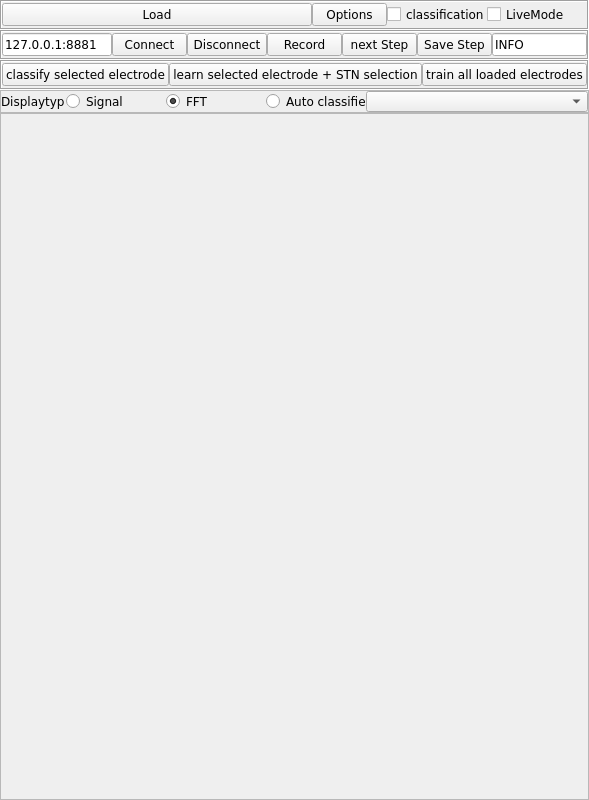
<?xml version="1.0" encoding="UTF-8"?>
<ui version="4.0">
 <class>MERTool</class>
 <widget class="QDockWidget" name="MERTool">
  <property name="geometry">
   <rect>
    <x>0</x>
    <y>0</y>
    <width>557</width>
    <height>800</height>
   </rect>
  </property>
  <property name="minimumSize">
   <size>
    <width>500</width>
    <height>800</height>
   </size>
  </property>
  <property name="maximumSize">
   <size>
    <width>700</width>
    <height>960</height>
   </size>
  </property>
  <property name="allowedAreas">
   <set>Qt::LeftDockWidgetArea|Qt::RightDockWidgetArea</set>
  </property>
  <property name="windowTitle">
   <string>MERTool</string>
  </property>
  <widget class="QWidget" name="dockWidgetContents">
   <layout class="QVBoxLayout" name="verticalLayout">
    <property name="spacing">
     <number>0</number>
    </property>
    <property name="leftMargin">
     <number>0</number>
    </property>
    <property name="topMargin">
     <number>0</number>
    </property>
    <property name="rightMargin">
     <number>0</number>
    </property>
    <property name="bottomMargin">
     <number>0</number>
    </property>
    <item>
     <widget class="QFrame" name="HeadMenu">
      <property name="minimumSize">
       <size>
        <width>0</width>
        <height>30</height>
       </size>
      </property>
      <property name="maximumSize">
       <size>
        <width>16777215</width>
        <height>30</height>
       </size>
      </property>
      <property name="font">
       <font>
        <family>Verdana</family>
       </font>
      </property>
      <property name="frameShape">
       <enum>QFrame::Box</enum>
      </property>
      <property name="frameShadow">
       <enum>QFrame::Sunken</enum>
      </property>
      <layout class="QHBoxLayout" name="horizontalLayout">
       <property name="spacing">
        <number>0</number>
       </property>
       <property name="leftMargin">
        <number>0</number>
       </property>
       <property name="topMargin">
        <number>0</number>
       </property>
       <property name="rightMargin">
        <number>0</number>
       </property>
       <property name="bottomMargin">
        <number>0</number>
       </property>
       <item>
        <widget class="QPushButton" name="loadButton">
         <property name="font">
          <font>
           <family>Verdana</family>
          </font>
         </property>
         <property name="text">
          <string>Load</string>
         </property>
         <property name="flat">
          <bool>false</bool>
         </property>
        </widget>
       </item>
       <item>
        <widget class="QPushButton" name="optionsButton">
         <property name="minimumSize">
          <size>
           <width>75</width>
           <height>0</height>
          </size>
         </property>
         <property name="maximumSize">
          <size>
           <width>75</width>
           <height>16777215</height>
          </size>
         </property>
         <property name="font">
          <font>
           <family>Verdana</family>
          </font>
         </property>
         <property name="text">
          <string>Options</string>
         </property>
        </widget>
       </item>
       <item>
        <widget class="QCheckBox" name="classificationBox">
         <property name="minimumSize">
          <size>
           <width>100</width>
           <height>0</height>
          </size>
         </property>
         <property name="maximumSize">
          <size>
           <width>100</width>
           <height>16777215</height>
          </size>
         </property>
         <property name="font">
          <font>
           <family>Verdana</family>
          </font>
         </property>
         <property name="text">
          <string>classification</string>
         </property>
        </widget>
       </item>
       <item>
        <widget class="QCheckBox" name="checkBox">
         <property name="minimumSize">
          <size>
           <width>100</width>
           <height>0</height>
          </size>
         </property>
         <property name="maximumSize">
          <size>
           <width>100</width>
           <height>16777215</height>
          </size>
         </property>
         <property name="font">
          <font>
           <family>Verdana</family>
          </font>
         </property>
         <property name="text">
          <string>LiveMode</string>
         </property>
        </widget>
       </item>
      </layout>
     </widget>
    </item>
    <item>
     <widget class="QFrame" name="liveModeFrame">
      <property name="maximumSize">
       <size>
        <width>16777215</width>
        <height>30</height>
       </size>
      </property>
      <property name="font">
       <font>
        <family>Verdana</family>
       </font>
      </property>
      <property name="frameShape">
       <enum>QFrame::Box</enum>
      </property>
      <property name="frameShadow">
       <enum>QFrame::Sunken</enum>
      </property>
      <layout class="QHBoxLayout" name="horizontalLayout_2">
       <property name="spacing">
        <number>0</number>
       </property>
       <property name="leftMargin">
        <number>0</number>
       </property>
       <property name="topMargin">
        <number>0</number>
       </property>
       <property name="rightMargin">
        <number>0</number>
       </property>
       <property name="bottomMargin">
        <number>0</number>
       </property>
       <item>
        <widget class="QLineEdit" name="hostEdit">
         <property name="minimumSize">
          <size>
           <width>110</width>
           <height>0</height>
          </size>
         </property>
         <property name="maximumSize">
          <size>
           <width>110</width>
           <height>16777215</height>
          </size>
         </property>
         <property name="font">
          <font>
           <family>Verdana</family>
          </font>
         </property>
         <property name="text">
          <string>127.0.0.1:8881</string>
         </property>
        </widget>
       </item>
       <item>
        <widget class="QPushButton" name="connectButton">
         <property name="minimumSize">
          <size>
           <width>75</width>
           <height>0</height>
          </size>
         </property>
         <property name="maximumSize">
          <size>
           <width>75</width>
           <height>16777215</height>
          </size>
         </property>
         <property name="font">
          <font>
           <family>Verdana</family>
          </font>
         </property>
         <property name="text">
          <string>Connect</string>
         </property>
        </widget>
       </item>
       <item>
        <widget class="QPushButton" name="disconnectButton">
         <property name="font">
          <font>
           <family>Verdana</family>
          </font>
         </property>
         <property name="text">
          <string>Disconnect</string>
         </property>
        </widget>
       </item>
       <item>
        <widget class="QPushButton" name="recordButton">
         <property name="maximumSize">
          <size>
           <width>75</width>
           <height>16777215</height>
          </size>
         </property>
         <property name="font">
          <font>
           <family>Verdana</family>
          </font>
         </property>
         <property name="text">
          <string>Record</string>
         </property>
        </widget>
       </item>
       <item>
        <widget class="QPushButton" name="nextButton">
         <property name="maximumSize">
          <size>
           <width>75</width>
           <height>16777215</height>
          </size>
         </property>
         <property name="font">
          <font>
           <family>Verdana</family>
          </font>
         </property>
         <property name="text">
          <string>next Step</string>
         </property>
        </widget>
       </item>
       <item>
        <widget class="QPushButton" name="saveButton">
         <property name="maximumSize">
          <size>
           <width>75</width>
           <height>16777215</height>
          </size>
         </property>
         <property name="font">
          <font>
           <family>Verdana</family>
          </font>
         </property>
         <property name="text">
          <string>Save Step</string>
         </property>
        </widget>
       </item>
       <item>
        <widget class="QLineEdit" name="infoText">
         <property name="font">
          <font>
           <family>Verdana</family>
          </font>
         </property>
         <property name="text">
          <string>INFO </string>
         </property>
         <property name="readOnly">
          <bool>true</bool>
         </property>
        </widget>
       </item>
      </layout>
     </widget>
    </item>
    <item>
     <widget class="QFrame" name="classificationFrame">
      <property name="minimumSize">
       <size>
        <width>0</width>
        <height>30</height>
       </size>
      </property>
      <property name="maximumSize">
       <size>
        <width>16777215</width>
        <height>30</height>
       </size>
      </property>
      <property name="font">
       <font>
        <family>Verdana</family>
       </font>
      </property>
      <property name="frameShape">
       <enum>QFrame::Box</enum>
      </property>
      <property name="frameShadow">
       <enum>QFrame::Sunken</enum>
      </property>
      <layout class="QHBoxLayout" name="horizontalLayout_5">
       <property name="spacing">
        <number>0</number>
       </property>
       <property name="leftMargin">
        <number>0</number>
       </property>
       <property name="topMargin">
        <number>0</number>
       </property>
       <property name="rightMargin">
        <number>0</number>
       </property>
       <property name="bottomMargin">
        <number>0</number>
       </property>
       <item>
        <widget class="QPushButton" name="classifyButton">
         <property name="font">
          <font>
           <family>Verdana</family>
          </font>
         </property>
         <property name="text">
          <string>classify selected electrode</string>
         </property>
        </widget>
       </item>
       <item>
        <widget class="QPushButton" name="learnelectrodeButton">
         <property name="font">
          <font>
           <family>Verdana</family>
          </font>
         </property>
         <property name="text">
          <string>learn selected electrode + STN selection</string>
         </property>
        </widget>
       </item>
       <item>
        <widget class="QPushButton" name="learnAllelectrodeButton">
         <property name="font">
          <font>
           <family>Verdana</family>
          </font>
         </property>
         <property name="text">
          <string>train all loaded electrodes</string>
         </property>
        </widget>
       </item>
      </layout>
     </widget>
    </item>
    <item>
     <widget class="QFrame" name="modeselectFrame">
      <property name="maximumSize">
       <size>
        <width>16777215</width>
        <height>23</height>
       </size>
      </property>
      <property name="font">
       <font>
        <family>Verdana</family>
       </font>
      </property>
      <property name="frameShape">
       <enum>QFrame::StyledPanel</enum>
      </property>
      <property name="frameShadow">
       <enum>QFrame::Raised</enum>
      </property>
      <layout class="QHBoxLayout" name="horizontalLayout_3">
       <property name="spacing">
        <number>0</number>
       </property>
       <property name="leftMargin">
        <number>0</number>
       </property>
       <property name="topMargin">
        <number>0</number>
       </property>
       <property name="rightMargin">
        <number>0</number>
       </property>
       <property name="bottomMargin">
        <number>0</number>
       </property>
       <item>
        <widget class="QLabel" name="label">
         <property name="minimumSize">
          <size>
           <width>65</width>
           <height>0</height>
          </size>
         </property>
         <property name="maximumSize">
          <size>
           <width>65</width>
           <height>16777215</height>
          </size>
         </property>
         <property name="font">
          <font>
           <family>Verdana</family>
          </font>
         </property>
         <property name="text">
          <string>Displaytyp : </string>
         </property>
        </widget>
       </item>
       <item>
        <widget class="QRadioButton" name="signalRadio">
         <property name="minimumSize">
          <size>
           <width>100</width>
           <height>0</height>
          </size>
         </property>
         <property name="maximumSize">
          <size>
           <width>100</width>
           <height>16777215</height>
          </size>
         </property>
         <property name="font">
          <font>
           <family>Verdana</family>
          </font>
         </property>
         <property name="text">
          <string>Signal</string>
         </property>
        </widget>
       </item>
       <item>
        <widget class="QRadioButton" name="fftRadio">
         <property name="minimumSize">
          <size>
           <width>100</width>
           <height>0</height>
          </size>
         </property>
         <property name="maximumSize">
          <size>
           <width>100</width>
           <height>16777215</height>
          </size>
         </property>
         <property name="font">
          <font>
           <family>Verdana</family>
          </font>
         </property>
         <property name="text">
          <string>FFT</string>
         </property>
         <property name="checked">
          <bool>true</bool>
         </property>
        </widget>
       </item>
       <item>
        <widget class="QRadioButton" name="classifierRadio">
         <property name="minimumSize">
          <size>
           <width>100</width>
           <height>0</height>
          </size>
         </property>
         <property name="maximumSize">
          <size>
           <width>100</width>
           <height>16777215</height>
          </size>
         </property>
         <property name="font">
          <font>
           <family>Verdana</family>
          </font>
         </property>
         <property name="text">
          <string>Auto classifier</string>
         </property>
        </widget>
       </item>
       <item>
        <widget class="QComboBox" name="BundleSelection">
         <property name="font">
          <font>
           <family>Verdana</family>
          </font>
         </property>
         <property name="currentText">
          <string/>
         </property>
        </widget>
       </item>
      </layout>
     </widget>
    </item>
    <item>
     <widget class="QFrame" name="dataFrame">
      <property name="maximumSize">
       <size>
        <width>16777215</width>
        <height>16777215</height>
       </size>
      </property>
      <property name="font">
       <font>
        <family>Verdana</family>
       </font>
      </property>
      <property name="autoFillBackground">
       <bool>false</bool>
      </property>
      <property name="frameShape">
       <enum>QFrame::StyledPanel</enum>
      </property>
      <property name="frameShadow">
       <enum>QFrame::Raised</enum>
      </property>
      <layout class="QHBoxLayout" name="horizontalLayout_4"/>
     </widget>
    </item>
   </layout>
  </widget>
 </widget>
 <resources/>
 <connections/>
</ui>
